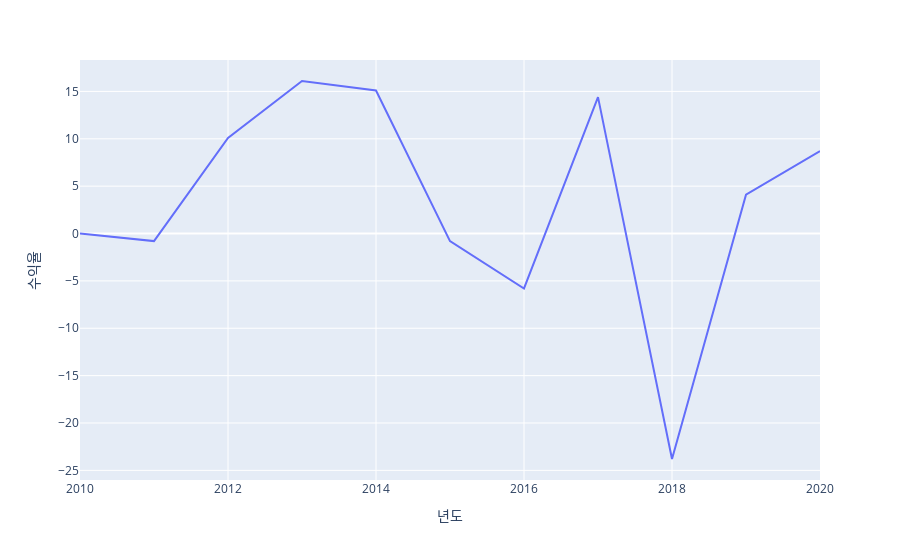

The cell this chart's notebook holds for it:
### Code cell
file_list = os.listdir('공식별 수익')
df = pd.read_csv(f'공식별 수익/{file_list[0]}', index_col='Unnamed: 0')
print(file_list[0])
px.line(df, x='년도', y='수익율')

### Figure 1 — Plotly figure (JSON) as saved in the notebook; plotly's stock layout.template omitted (floating-point values rounded to 4 significant figures)
{"data": [{"hovertemplate": "년도=%{x}<br>수익율=%{y}<extra></extra>", "legendgroup": "", "line": {"color": "#636efa", "dash": "solid"}, "marker": {"symbol": "circle"}, "mode": "lines", "name": "", "orientation": "v", "showlegend": false, "type": "scatter", "x": [2010, 2011, 2012, 2013, 2014, 2015, 2016, 2017, 2018, 2019, 2020], "xaxis": "x", "y": [0, -0.8, 10.1, 16.1, 15.1, -0.8, -5.8, 14.4, -23.8, 4.1, 8.7], "yaxis": "y"}], "layout": {"legend": {"tracegroupgap": 0}, "margin": {"t": 60}, "xaxis": {"anchor": "y", "domain": [0, 1], "title": {"text": "년도"}}, "yaxis": {"anchor": "x", "domain": [0, 1], "title": {"text": "수익율"}}}}
